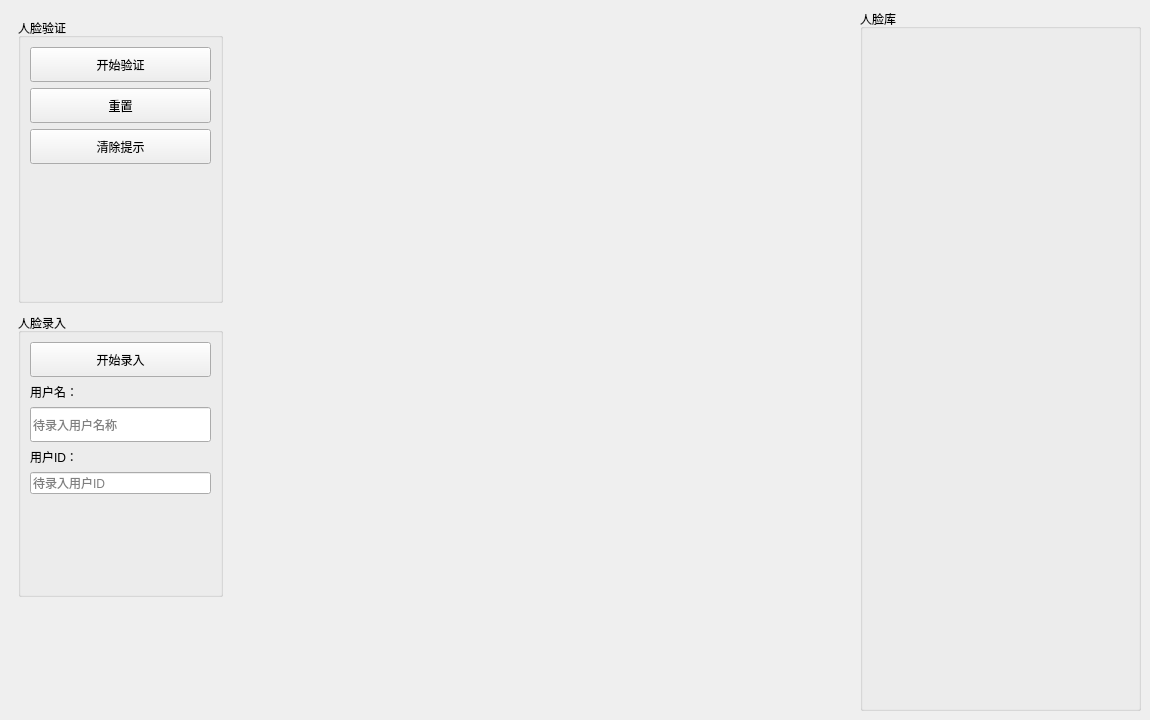
<?xml version="1.0" encoding="UTF-8"?>
<ui version="4.0">
 <class>FaceCamera</class>
 <widget class="QWidget" name="FaceCamera">
  <property name="geometry">
   <rect>
    <x>0</x>
    <y>0</y>
    <width>1150</width>
    <height>720</height>
   </rect>
  </property>
  <property name="windowTitle">
   <string>Form</string>
  </property>
  <layout class="QHBoxLayout" name="horizontalLayout" stretch="3,1">
   <property name="spacing">
    <number>6</number>
   </property>
   <property name="leftMargin">
    <number>9</number>
   </property>
   <property name="topMargin">
    <number>9</number>
   </property>
   <property name="rightMargin">
    <number>9</number>
   </property>
   <property name="bottomMargin">
    <number>9</number>
   </property>
   <item>
    <widget class="QWidget" name="widgetCam" native="true">
     <layout class="QHBoxLayout" name="horizontalLayout_2" stretch="1,3">
      <item>
       <widget class="QWidget" name="widgetBtn" native="true">
        <layout class="QVBoxLayout" name="verticalLayout" stretch="3,3,1">
         <property name="spacing">
          <number>10</number>
         </property>
         <property name="leftMargin">
          <number>0</number>
         </property>
         <property name="topMargin">
          <number>0</number>
         </property>
         <property name="rightMargin">
          <number>0</number>
         </property>
         <property name="bottomMargin">
          <number>0</number>
         </property>
         <item>
          <widget class="QGroupBox" name="groupBox">
           <property name="title">
            <string>人脸验证</string>
           </property>
           <layout class="QVBoxLayout" name="verticalLayout_2">
            <item>
             <widget class="QPushButton" name="btnVerify">
              <property name="minimumSize">
               <size>
                <width>0</width>
                <height>35</height>
               </size>
              </property>
              <property name="text">
               <string>开始验证</string>
              </property>
             </widget>
            </item>
            <item>
             <widget class="QPushButton" name="btnReset">
              <property name="minimumSize">
               <size>
                <width>0</width>
                <height>35</height>
               </size>
              </property>
              <property name="text">
               <string>重置</string>
              </property>
             </widget>
            </item>
            <item>
             <widget class="QPushButton" name="btnClear">
              <property name="minimumSize">
               <size>
                <width>0</width>
                <height>35</height>
               </size>
              </property>
              <property name="text">
               <string>清除提示</string>
              </property>
             </widget>
            </item>
            <item>
             <spacer name="verticalSpacer_2">
              <property name="orientation">
               <enum>Qt::Vertical</enum>
              </property>
              <property name="sizeHint" stdset="0">
               <size>
                <width>20</width>
                <height>40</height>
               </size>
              </property>
             </spacer>
            </item>
           </layout>
          </widget>
         </item>
         <item>
          <widget class="QGroupBox" name="groupBox_2">
           <property name="title">
            <string>人脸录入</string>
           </property>
           <layout class="QVBoxLayout" name="verticalLayout_3">
            <item>
             <widget class="QPushButton" name="btnRecord">
              <property name="minimumSize">
               <size>
                <width>0</width>
                <height>35</height>
               </size>
              </property>
              <property name="text">
               <string>开始录入</string>
              </property>
             </widget>
            </item>
            <item>
             <widget class="QLabel" name="label_2">
              <property name="text">
               <string>用户名：</string>
              </property>
             </widget>
            </item>
            <item>
             <widget class="QLineEdit" name="userName">
              <property name="minimumSize">
               <size>
                <width>0</width>
                <height>35</height>
               </size>
              </property>
              <property name="placeholderText">
               <string>待录入用户名称</string>
              </property>
             </widget>
            </item>
            <item>
             <widget class="QLabel" name="label">
              <property name="text">
               <string>用户ID：</string>
              </property>
             </widget>
            </item>
            <item>
             <widget class="QLineEdit" name="userId">
              <property name="placeholderText">
               <string>待录入用户ID</string>
              </property>
             </widget>
            </item>
            <item>
             <spacer name="verticalSpacer">
              <property name="orientation">
               <enum>Qt::Vertical</enum>
              </property>
              <property name="sizeHint" stdset="0">
               <size>
                <width>20</width>
                <height>40</height>
               </size>
              </property>
             </spacer>
            </item>
           </layout>
          </widget>
         </item>
         <item>
          <widget class="QLabel" name="logInfo">
           <property name="text">
            <string/>
           </property>
           <property name="wordWrap">
            <bool>true</bool>
           </property>
          </widget>
         </item>
        </layout>
       </widget>
      </item>
      <item>
       <widget class="QLabel" name="labelPreview">
        <property name="minimumSize">
         <size>
          <width>0</width>
          <height>0</height>
         </size>
        </property>
        <property name="text">
         <string/>
        </property>
       </widget>
      </item>
     </layout>
    </widget>
   </item>
   <item>
    <widget class="QGroupBox" name="groupBoxDB">
     <property name="title">
      <string>人脸库</string>
     </property>
    </widget>
   </item>
  </layout>
 </widget>
 <resources/>
 <connections/>
</ui>
